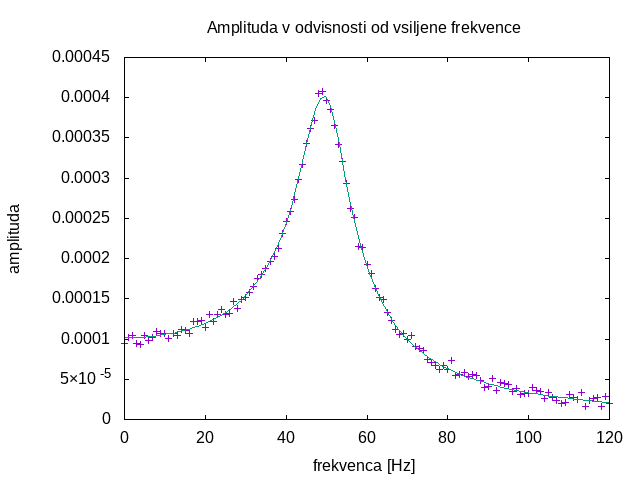

The script that saved this image:
set encoding utf8
set title 'Amplituda v odvisnosti od vsiljene frekvence'
set xlabel 'frekvenca [Hz]'
set ylabel 'amplituda'
unset key

# A
# w ... omega
# b ... beta
# r ... omega0
f(x) = A / abs(-x**2 - 2*beta*x*{0, 1} + omega0**2)

fit f(x) 'resonanca.dat' via A, beta, omega0

set terminal png enhanced
set output 'graf2.png'
plot 'resonanca.dat' with points, f(x)
